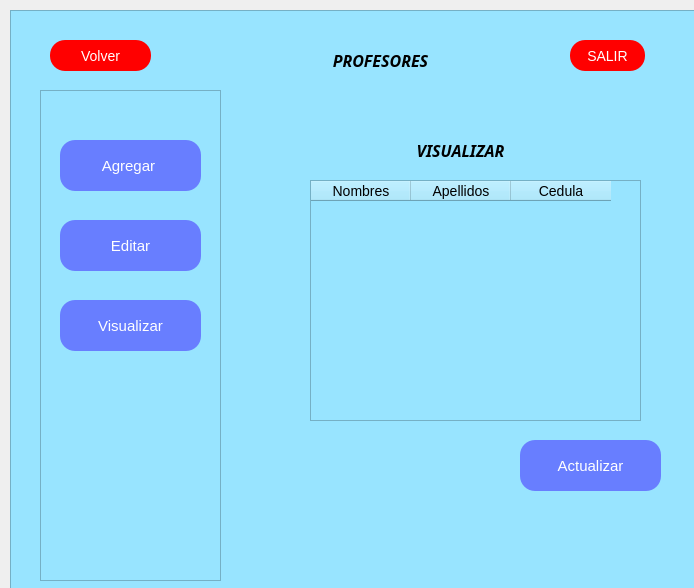
<?xml version="1.0" encoding="UTF-8"?>
<ui version="4.0">
 <class>MainWindow</class>
 <widget class="QMainWindow" name="MainWindow">
  <property name="geometry">
   <rect>
    <x>0</x>
    <y>0</y>
    <width>694</width>
    <height>588</height>
   </rect>
  </property>
  <property name="windowTitle">
   <string>MainWindow</string>
  </property>
  <widget class="QWidget" name="centralwidget">
   <widget class="QFrame" name="frame">
    <property name="geometry">
     <rect>
      <x>10</x>
      <y>10</y>
      <width>741</width>
      <height>581</height>
     </rect>
    </property>
    <property name="styleSheet">
     <string notr="true">background-color:rgb(152, 228, 255);</string>
    </property>
    <property name="frameShape">
     <enum>QFrame::StyledPanel</enum>
    </property>
    <property name="frameShadow">
     <enum>QFrame::Raised</enum>
    </property>
    <widget class="QLabel" name="label">
     <property name="geometry">
      <rect>
       <x>240</x>
       <y>30</y>
       <width>261</width>
       <height>41</height>
      </rect>
     </property>
     <property name="font">
      <font>
       <family>Hack Nerd Font Mono</family>
       <pointsize>12</pointsize>
       <weight>75</weight>
       <italic>true</italic>
       <bold>true</bold>
      </font>
     </property>
     <property name="text">
      <string>PROFESORES</string>
     </property>
     <property name="alignment">
      <set>Qt::AlignCenter</set>
     </property>
    </widget>
    <widget class="QLabel" name="text">
     <property name="geometry">
      <rect>
       <x>150</x>
       <y>90</y>
       <width>401</width>
       <height>71</height>
      </rect>
     </property>
     <property name="font">
      <font>
       <family>Hack Nerd Font Mono</family>
       <pointsize>12</pointsize>
       <weight>75</weight>
       <italic>true</italic>
       <bold>true</bold>
      </font>
     </property>
     <property name="text">
      <string/>
     </property>
     <property name="alignment">
      <set>Qt::AlignCenter</set>
     </property>
    </widget>
    <widget class="QPushButton" name="bt_salir">
     <property name="geometry">
      <rect>
       <x>560</x>
       <y>30</y>
       <width>75</width>
       <height>31</height>
      </rect>
     </property>
     <property name="styleSheet">
      <string notr="true">background-color:red;
color:white;
font-size:14px;
border-radius:15px;</string>
     </property>
     <property name="text">
      <string>SALIR</string>
     </property>
    </widget>
    <widget class="QPushButton" name="bt_back">
     <property name="geometry">
      <rect>
       <x>40</x>
       <y>30</y>
       <width>101</width>
       <height>31</height>
      </rect>
     </property>
     <property name="styleSheet">
      <string notr="true">background-color:red;
color:white;
font-size:14px;
border-radius:15px;</string>
     </property>
     <property name="text">
      <string>Volver</string>
     </property>
    </widget>
    <widget class="QFrame" name="frame_2">
     <property name="geometry">
      <rect>
       <x>30</x>
       <y>80</y>
       <width>181</width>
       <height>491</height>
      </rect>
     </property>
     <property name="frameShape">
      <enum>QFrame::StyledPanel</enum>
     </property>
     <property name="frameShadow">
      <enum>QFrame::Raised</enum>
     </property>
     <widget class="QPushButton" name="bt_agg">
      <property name="geometry">
       <rect>
        <x>20</x>
        <y>50</y>
        <width>141</width>
        <height>51</height>
       </rect>
      </property>
      <property name="styleSheet">
       <string notr="true">border-radius:15px;
color:white;
font-size:15px;
background-color: rgb(104, 126, 255);</string>
      </property>
      <property name="text">
       <string>Agregar </string>
      </property>
      <property name="iconSize">
       <size>
        <width>20</width>
        <height>20</height>
       </size>
      </property>
     </widget>
     <widget class="QPushButton" name="bt_edit">
      <property name="geometry">
       <rect>
        <x>20</x>
        <y>130</y>
        <width>141</width>
        <height>51</height>
       </rect>
      </property>
      <property name="styleSheet">
       <string notr="true">border-radius:15px;
color:white;
font-size:15px;
background-color: rgb(104, 126, 255);</string>
      </property>
      <property name="text">
       <string>Editar</string>
      </property>
      <property name="iconSize">
       <size>
        <width>20</width>
        <height>20</height>
       </size>
      </property>
     </widget>
     <widget class="QPushButton" name="bt_view">
      <property name="geometry">
       <rect>
        <x>20</x>
        <y>210</y>
        <width>141</width>
        <height>51</height>
       </rect>
      </property>
      <property name="styleSheet">
       <string notr="true">border-radius:15px;
color:white;
font-size:15px;
background-color: rgb(104, 126, 255);</string>
      </property>
      <property name="text">
       <string>Visualizar</string>
      </property>
      <property name="iconSize">
       <size>
        <width>20</width>
        <height>20</height>
       </size>
      </property>
     </widget>
    </widget>
    <widget class="QStackedWidget" name="stackedWidget">
     <property name="geometry">
      <rect>
       <x>250</x>
       <y>80</y>
       <width>441</width>
       <height>481</height>
      </rect>
     </property>
     <property name="currentIndex">
      <number>2</number>
     </property>
     <widget class="QWidget" name="page_agg">
      <widget class="QLabel" name="label_2">
       <property name="geometry">
        <rect>
         <x>60</x>
         <y>40</y>
         <width>261</width>
         <height>41</height>
        </rect>
       </property>
       <property name="font">
        <font>
         <family>Hack Nerd Font Mono</family>
         <pointsize>12</pointsize>
         <weight>75</weight>
         <italic>true</italic>
         <bold>true</bold>
        </font>
       </property>
       <property name="text">
        <string>AGREGAR</string>
       </property>
       <property name="alignment">
        <set>Qt::AlignCenter</set>
       </property>
      </widget>
      <widget class="QLabel" name="label_5">
       <property name="geometry">
        <rect>
         <x>40</x>
         <y>110</y>
         <width>91</width>
         <height>21</height>
        </rect>
       </property>
       <property name="font">
        <font>
         <family>Hack Nerd Font Mono</family>
         <pointsize>-1</pointsize>
         <weight>75</weight>
         <italic>true</italic>
         <bold>true</bold>
        </font>
       </property>
       <property name="styleSheet">
        <string notr="true">font-size:15px;</string>
       </property>
       <property name="text">
        <string>Nombres</string>
       </property>
      </widget>
      <widget class="QLineEdit" name="txt_name">
       <property name="geometry">
        <rect>
         <x>190</x>
         <y>110</y>
         <width>191</width>
         <height>21</height>
        </rect>
       </property>
       <property name="styleSheet">
        <string notr="true">border:none;
border-bottom: 2px solid rgb(128, 179, 255);
border-right:2px solid rgb(128, 179, 255);
border-radius:10px;
font-size:14px;</string>
       </property>
       <property name="alignment">
        <set>Qt::AlignCenter</set>
       </property>
      </widget>
      <widget class="QLabel" name="label_6">
       <property name="geometry">
        <rect>
         <x>40</x>
         <y>160</y>
         <width>91</width>
         <height>21</height>
        </rect>
       </property>
       <property name="font">
        <font>
         <family>Hack Nerd Font Mono</family>
         <pointsize>-1</pointsize>
         <weight>75</weight>
         <italic>true</italic>
         <bold>true</bold>
        </font>
       </property>
       <property name="styleSheet">
        <string notr="true">font-size:15px;</string>
       </property>
       <property name="text">
        <string>Apellidos</string>
       </property>
      </widget>
      <widget class="QLineEdit" name="txt_apell">
       <property name="geometry">
        <rect>
         <x>190</x>
         <y>160</y>
         <width>191</width>
         <height>21</height>
        </rect>
       </property>
       <property name="styleSheet">
        <string notr="true">border:none;
border-bottom: 2px solid rgb(128, 179, 255);
border-right:2px solid rgb(128, 179, 255);
border-radius:10px;
font-size:14px;</string>
       </property>
       <property name="alignment">
        <set>Qt::AlignCenter</set>
       </property>
      </widget>
      <widget class="QLabel" name="label_7">
       <property name="geometry">
        <rect>
         <x>40</x>
         <y>210</y>
         <width>91</width>
         <height>21</height>
        </rect>
       </property>
       <property name="font">
        <font>
         <family>Hack Nerd Font Mono</family>
         <pointsize>-1</pointsize>
         <weight>75</weight>
         <italic>true</italic>
         <bold>true</bold>
        </font>
       </property>
       <property name="styleSheet">
        <string notr="true">font-size:15px;</string>
       </property>
       <property name="text">
        <string>C.I</string>
       </property>
      </widget>
      <widget class="QLineEdit" name="txt_cedula">
       <property name="geometry">
        <rect>
         <x>190</x>
         <y>210</y>
         <width>191</width>
         <height>21</height>
        </rect>
       </property>
       <property name="styleSheet">
        <string notr="true">border:none;
border-bottom: 2px solid rgb(128, 179, 255);
border-right:2px solid rgb(128, 179, 255);
border-radius:10px;
font-size:14px;</string>
       </property>
       <property name="alignment">
        <set>Qt::AlignCenter</set>
       </property>
      </widget>
      <widget class="QPushButton" name="bt_agg_2">
       <property name="geometry">
        <rect>
         <x>130</x>
         <y>300</y>
         <width>141</width>
         <height>41</height>
        </rect>
       </property>
       <property name="styleSheet">
        <string notr="true">border-radius:15px;
color:white;
font-size:15px;
background-color: rgb(104, 126, 255);</string>
       </property>
       <property name="text">
        <string>Agregar </string>
       </property>
       <property name="iconSize">
        <size>
         <width>20</width>
         <height>20</height>
        </size>
       </property>
      </widget>
     </widget>
     <widget class="QWidget" name="page_edit">
      <widget class="QLabel" name="label_3">
       <property name="geometry">
        <rect>
         <x>60</x>
         <y>40</y>
         <width>261</width>
         <height>41</height>
        </rect>
       </property>
       <property name="font">
        <font>
         <family>Hack Nerd Font Mono</family>
         <pointsize>12</pointsize>
         <weight>75</weight>
         <italic>true</italic>
         <bold>true</bold>
        </font>
       </property>
       <property name="text">
        <string>EDITAR</string>
       </property>
       <property name="alignment">
        <set>Qt::AlignCenter</set>
       </property>
      </widget>
      <widget class="QLineEdit" name="ln_busqueda">
       <property name="geometry">
        <rect>
         <x>30</x>
         <y>80</y>
         <width>311</width>
         <height>21</height>
        </rect>
       </property>
       <property name="styleSheet">
        <string notr="true">border:none;
border-bottom:2px solid rgb(128, 179, 255);</string>
       </property>
      </widget>
      <widget class="QPushButton" name="bt_search">
       <property name="geometry">
        <rect>
         <x>340</x>
         <y>80</y>
         <width>75</width>
         <height>21</height>
        </rect>
       </property>
       <property name="styleSheet">
        <string notr="true">border:none;</string>
       </property>
       <property name="text">
        <string/>
       </property>
       <property name="icon">
        <iconset>
         <normaloff>imagenes/search.png</normaloff>imagenes/search.png</iconset>
       </property>
       <property name="iconSize">
        <size>
         <width>20</width>
         <height>20</height>
        </size>
       </property>
      </widget>
      <widget class="QLineEdit" name="txt_name_2">
       <property name="geometry">
        <rect>
         <x>180</x>
         <y>150</y>
         <width>191</width>
         <height>21</height>
        </rect>
       </property>
       <property name="styleSheet">
        <string notr="true">border:none;
border-bottom: 2px solid rgb(128, 179, 255);
border-right:2px solid rgb(128, 179, 255);
border-radius:10px;
font-size:14px;</string>
       </property>
       <property name="alignment">
        <set>Qt::AlignCenter</set>
       </property>
      </widget>
      <widget class="QLineEdit" name="txt_cedula_2">
       <property name="geometry">
        <rect>
         <x>180</x>
         <y>250</y>
         <width>191</width>
         <height>21</height>
        </rect>
       </property>
       <property name="styleSheet">
        <string notr="true">border:none;
border-bottom: 2px solid rgb(128, 179, 255);
border-right:2px solid rgb(128, 179, 255);
border-radius:10px;
font-size:14px;</string>
       </property>
       <property name="alignment">
        <set>Qt::AlignCenter</set>
       </property>
      </widget>
      <widget class="QLineEdit" name="txt_apell_2">
       <property name="geometry">
        <rect>
         <x>180</x>
         <y>200</y>
         <width>191</width>
         <height>21</height>
        </rect>
       </property>
       <property name="styleSheet">
        <string notr="true">border:none;
border-bottom: 2px solid rgb(128, 179, 255);
border-right:2px solid rgb(128, 179, 255);
border-radius:10px;
font-size:14px;</string>
       </property>
       <property name="alignment">
        <set>Qt::AlignCenter</set>
       </property>
      </widget>
      <widget class="QLabel" name="label_8">
       <property name="geometry">
        <rect>
         <x>30</x>
         <y>250</y>
         <width>91</width>
         <height>21</height>
        </rect>
       </property>
       <property name="font">
        <font>
         <family>Hack Nerd Font Mono</family>
         <pointsize>-1</pointsize>
         <weight>75</weight>
         <italic>true</italic>
         <bold>true</bold>
        </font>
       </property>
       <property name="styleSheet">
        <string notr="true">font-size:15px;</string>
       </property>
       <property name="text">
        <string>C.I</string>
       </property>
      </widget>
      <widget class="QLabel" name="label_9">
       <property name="geometry">
        <rect>
         <x>30</x>
         <y>150</y>
         <width>91</width>
         <height>21</height>
        </rect>
       </property>
       <property name="font">
        <font>
         <family>Hack Nerd Font Mono</family>
         <pointsize>-1</pointsize>
         <weight>75</weight>
         <italic>true</italic>
         <bold>true</bold>
        </font>
       </property>
       <property name="styleSheet">
        <string notr="true">font-size:15px;</string>
       </property>
       <property name="text">
        <string>Nombres</string>
       </property>
      </widget>
      <widget class="QLabel" name="label_10">
       <property name="geometry">
        <rect>
         <x>30</x>
         <y>200</y>
         <width>91</width>
         <height>21</height>
        </rect>
       </property>
       <property name="font">
        <font>
         <family>Hack Nerd Font Mono</family>
         <pointsize>-1</pointsize>
         <weight>75</weight>
         <italic>true</italic>
         <bold>true</bold>
        </font>
       </property>
       <property name="styleSheet">
        <string notr="true">font-size:15px;</string>
       </property>
       <property name="text">
        <string>Apellidos</string>
       </property>
      </widget>
      <widget class="QPushButton" name="bt_edit_2">
       <property name="geometry">
        <rect>
         <x>30</x>
         <y>340</y>
         <width>91</width>
         <height>41</height>
        </rect>
       </property>
       <property name="styleSheet">
        <string notr="true">border-radius:15px;
color:white;
font-size:15px;
background-color: rgb(104, 126, 255);</string>
       </property>
       <property name="text">
        <string>Modificar</string>
       </property>
       <property name="iconSize">
        <size>
         <width>20</width>
         <height>20</height>
        </size>
       </property>
      </widget>
      <widget class="QPushButton" name="bt_clear">
       <property name="geometry">
        <rect>
         <x>300</x>
         <y>340</y>
         <width>111</width>
         <height>41</height>
        </rect>
       </property>
       <property name="styleSheet">
        <string notr="true">border-radius:15px;
color:white;
font-size:15px;
background-color: rgb(104, 126, 255);</string>
       </property>
       <property name="text">
        <string>Limpiar</string>
       </property>
       <property name="iconSize">
        <size>
         <width>20</width>
         <height>20</height>
        </size>
       </property>
      </widget>
      <widget class="QPushButton" name="bt_delete">
       <property name="geometry">
        <rect>
         <x>170</x>
         <y>340</y>
         <width>101</width>
         <height>41</height>
        </rect>
       </property>
       <property name="styleSheet">
        <string notr="true">border-radius:15px;
color:white;
font-size:15px;
background-color: rgb(104, 126, 255);</string>
       </property>
       <property name="text">
        <string>Eliminar</string>
       </property>
       <property name="iconSize">
        <size>
         <width>20</width>
         <height>20</height>
        </size>
       </property>
      </widget>
     </widget>
     <widget class="QWidget" name="page_view">
      <widget class="QLabel" name="label_4">
       <property name="geometry">
        <rect>
         <x>70</x>
         <y>40</y>
         <width>261</width>
         <height>41</height>
        </rect>
       </property>
       <property name="font">
        <font>
         <family>Hack Nerd Font Mono</family>
         <pointsize>12</pointsize>
         <weight>75</weight>
         <italic>true</italic>
         <bold>true</bold>
        </font>
       </property>
       <property name="text">
        <string>VISUALIZAR</string>
       </property>
       <property name="alignment">
        <set>Qt::AlignCenter</set>
       </property>
      </widget>
      <widget class="QPushButton" name="bt_act">
       <property name="geometry">
        <rect>
         <x>260</x>
         <y>350</y>
         <width>141</width>
         <height>51</height>
        </rect>
       </property>
       <property name="styleSheet">
        <string notr="true">border-radius:15px;
color:white;
font-size:15px;
background-color: rgb(104, 126, 255);</string>
       </property>
       <property name="text">
        <string>Actualizar</string>
       </property>
       <property name="iconSize">
        <size>
         <width>20</width>
         <height>20</height>
        </size>
       </property>
      </widget>
      <widget class="QTableWidget" name="tableWidget">
       <property name="geometry">
        <rect>
         <x>50</x>
         <y>90</y>
         <width>331</width>
         <height>241</height>
        </rect>
       </property>
       <property name="styleSheet">
        <string notr="true">background-color:rgb(152, 228, 255);
font-size:14px;</string>
       </property>
       <column>
        <property name="text">
         <string>Nombres</string>
        </property>
       </column>
       <column>
        <property name="text">
         <string>Apellidos</string>
        </property>
       </column>
       <column>
        <property name="text">
         <string>Cedula</string>
        </property>
       </column>
      </widget>
     </widget>
    </widget>
   </widget>
  </widget>
 </widget>
 <resources/>
 <connections/>
</ui>
